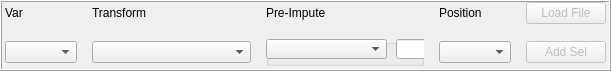
       <widget class="QFrame" name="statsDataSelDS2Frame">
        <property name="geometry">
         <rect>
          <x>10</x>
          <y>80</y>
          <width>611</width>
          <height>71</height>
         </rect>
        </property>
        <property name="styleSheet">
         <string notr="true">border-color: rgb(0, 0, 0);</string>
        </property>
        <property name="frameShape">
         <enum>QFrame::Box</enum>
        </property>
        <property name="frameShadow">
         <enum>QFrame::Raised</enum>
        </property>
        <widget class="QWidget" name="gridLayoutWidget_27">
         <property name="geometry">
          <rect>
           <x>0</x>
           <y>0</y>
           <width>611</width>
           <height>71</height>
          </rect>
         </property>
         <layout class="QGridLayout" name="statsDataSelDS2Grid" columnstretch="1,3,3,1,1">
          <property name="leftMargin">
           <number>5</number>
          </property>
          <property name="topMargin">
           <number>2</number>
          </property>
          <property name="rightMargin">
           <number>5</number>
          </property>
          <property name="bottomMargin">
           <number>5</number>
          </property>
          <property name="spacing">
           <number>15</number>
          </property>
          <item row="1" column="1">
           <widget class="QComboBox" name="statsDataSelTransformCombo"/>
          </item>
          <item row="1" column="3">
           <widget class="QComboBox" name="statsDataSelPosCombo"/>
          </item>
          <item row="0" column="0">
           <widget class="QLabel" name="label_108">
            <property name="toolTip">
             <string>Dep, Indep, Risk Adj.</string>
            </property>
            <property name="text">
             <string>Var</string>
            </property>
           </widget>
          </item>
          <item row="1" column="0">
           <widget class="QComboBox" name="statsDataSelVarCombo"/>
          </item>
          <item row="0" column="3">
           <widget class="QLabel" name="label_102">
            <property name="toolTip">
             <string/>
            </property>
            <property name="text">
             <string>Position</string>
            </property>
           </widget>
          </item>
          <item row="0" column="1">
           <widget class="QLabel" name="label_103">
            <property name="text">
             <string>Transform</string>
            </property>
           </widget>
          </item>
          <item row="0" column="2">
           <widget class="QLabel" name="label_11">
            <property name="text">
             <string>Pre-Impute</string>
            </property>
           </widget>
          </item>
          <item row="1" column="4">
           <widget class="QPushButton" name="statsDataSelDSAddButton">
            <property name="enabled">
             <bool>false</bool>
            </property>
            <property name="text">
             <string>Add Sel</string>
            </property>
           </widget>
          </item>
          <item row="0" column="4">
           <widget class="QPushButton" name="statsDataSelLoadFileButton">
            <property name="enabled">
             <bool>false</bool>
            </property>
            <property name="text">
             <string>Load File</string>
            </property>
           </widget>
          </item>
          <item row="1" column="2">
           <widget class="QGroupBox" name="statsDataSelPreImputeGroup">
            <property name="title">
             <string/>
            </property>
            <widget class="QComboBox" name="statsDataSelPreImputeCombo">
             <property name="geometry">
              <rect>
               <x>0</x>
               <y>0</y>
               <width>121</width>
               <height>20</height>
              </rect>
             </property>
            </widget>
            <widget class="QLineEdit" name="statsDataSelPreImputeField">
             <property name="geometry">
              <rect>
               <x>130</x>
               <y>0</y>
               <width>31</width>
               <height>20</height>
              </rect>
             </property>
            </widget>
           </widget>
          </item>
         </layout>
        </widget>
       </widget>
